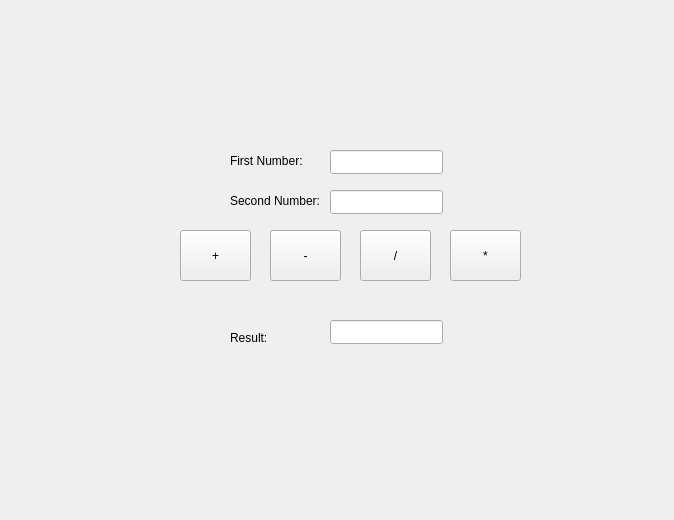
<?xml version="1.0" encoding="UTF-8"?>
<ui version="4.0">
 <class>MainWindow</class>
 <widget class="QMainWindow" name="MainWindow">
  <property name="geometry">
   <rect>
    <x>0</x>
    <y>0</y>
    <width>674</width>
    <height>520</height>
   </rect>
  </property>
  <property name="windowTitle">
   <string>MainWindow</string>
  </property>
  <widget class="QWidget" name="centralwidget">
   <widget class="QLabel" name="label">
    <property name="geometry">
     <rect>
      <x>230</x>
      <y>130</y>
      <width>101</width>
      <height>61</height>
     </rect>
    </property>
    <property name="text">
     <string>First Number: </string>
    </property>
   </widget>
   <widget class="QLabel" name="label_2">
    <property name="geometry">
     <rect>
      <x>230</x>
      <y>170</y>
      <width>101</width>
      <height>61</height>
     </rect>
    </property>
    <property name="text">
     <string>Second Number: </string>
    </property>
   </widget>
   <widget class="QLineEdit" name="txtFirstNum">
    <property name="geometry">
     <rect>
      <x>330</x>
      <y>150</y>
      <width>113</width>
      <height>24</height>
     </rect>
    </property>
   </widget>
   <widget class="QLineEdit" name="txtSecondNum">
    <property name="geometry">
     <rect>
      <x>330</x>
      <y>190</y>
      <width>113</width>
      <height>24</height>
     </rect>
    </property>
   </widget>
   <widget class="QPushButton" name="btnAdd">
    <property name="geometry">
     <rect>
      <x>180</x>
      <y>230</y>
      <width>71</width>
      <height>51</height>
     </rect>
    </property>
    <property name="text">
     <string>+</string>
    </property>
   </widget>
   <widget class="QPushButton" name="btnSubtract">
    <property name="geometry">
     <rect>
      <x>270</x>
      <y>230</y>
      <width>71</width>
      <height>51</height>
     </rect>
    </property>
    <property name="text">
     <string>-</string>
    </property>
   </widget>
   <widget class="QPushButton" name="btnDivide">
    <property name="geometry">
     <rect>
      <x>360</x>
      <y>230</y>
      <width>71</width>
      <height>51</height>
     </rect>
    </property>
    <property name="text">
     <string>/</string>
    </property>
   </widget>
   <widget class="QPushButton" name="btnMultiply">
    <property name="geometry">
     <rect>
      <x>450</x>
      <y>230</y>
      <width>71</width>
      <height>51</height>
     </rect>
    </property>
    <property name="text">
     <string>*</string>
    </property>
   </widget>
   <widget class="QLabel" name="label_3">
    <property name="geometry">
     <rect>
      <x>230</x>
      <y>330</y>
      <width>49</width>
      <height>16</height>
     </rect>
    </property>
    <property name="text">
     <string>Result: </string>
    </property>
   </widget>
   <widget class="QLineEdit" name="txtResult">
    <property name="geometry">
     <rect>
      <x>330</x>
      <y>320</y>
      <width>113</width>
      <height>24</height>
     </rect>
    </property>
    <property name="readOnly">
     <bool>true</bool>
    </property>
   </widget>
  </widget>
 </widget>
 <resources/>
 <connections/>
</ui>
